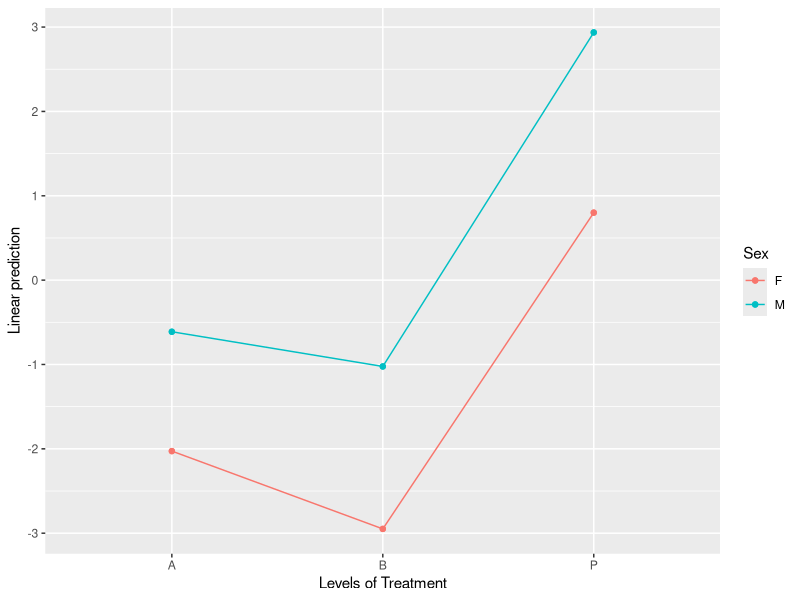
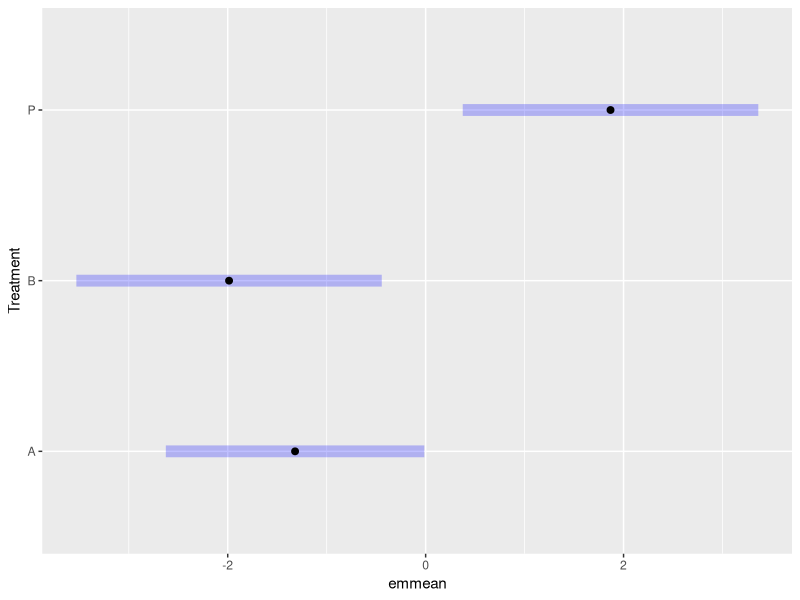
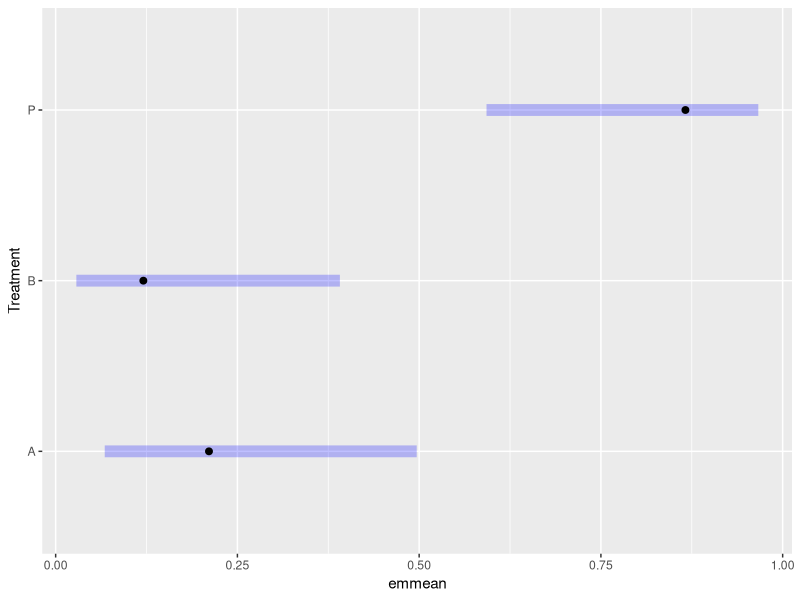
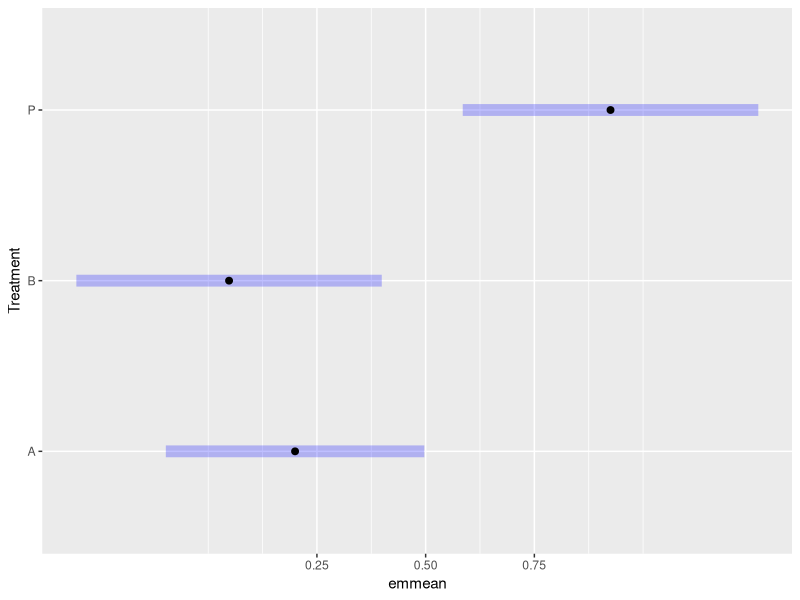
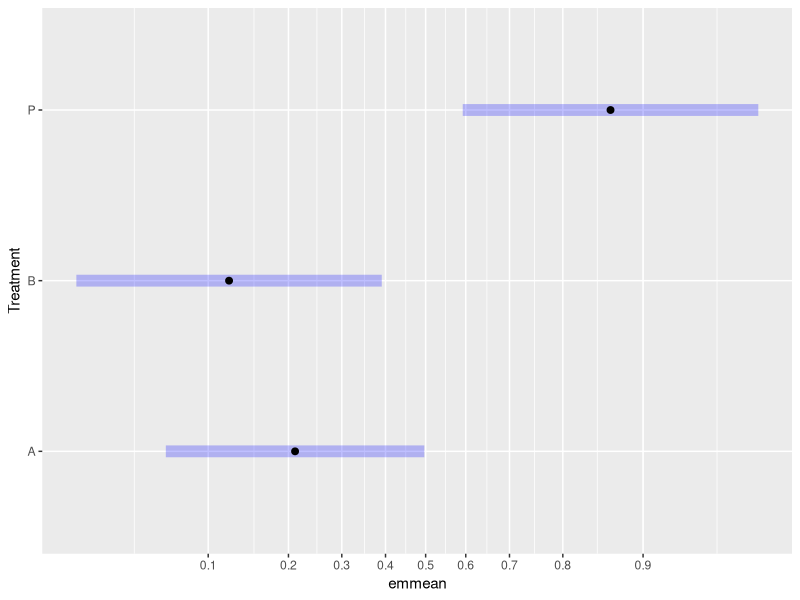
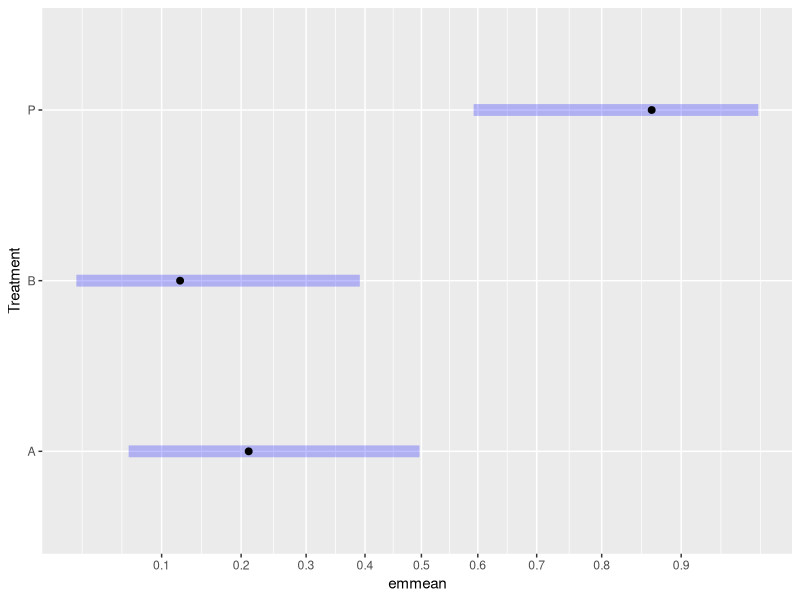

Here is the R script that generated these plots, in order:
## ---- chunk 1
require("emmeans")
knitr::opts_chunk$set(fig.width = 4.5, class.output = "ro")
## ---- chunk 2
pigs.lm <- lm(log(conc) ~ source + factor(percent), data = pigs)
## ---- chunk 3
emm.src <- emmeans(pigs.lm, "source")
str(emm.src)
## ---- chunk 4
summary(emm.src, infer = TRUE, null = log(35))
## ---- chunk 5
summary(emm.src, infer = TRUE, null = log(35), type = "response")
## ---- chunk 6
str(regrid(emm.src))

summary(regrid(emm.src), infer = TRUE, null = 35)
## ---- chunk 7
pigs.rg <- ref_grid(pigs.lm)
remm.src <- emmeans(regrid(pigs.rg), "source")
summary(remm.src, infer = TRUE, null = 35)
## ---- chunk 8
neuralgia.glm <- glm(Pain ~ Treatment * Sex + Age, family = binomial(), data = neuralgia)
neuralgia.emm <- emmeans(neuralgia.glm, "Treatment", type = "response")
neuralgia.emm
## ---- chunk 9
pairs(neuralgia.emm, reverse = TRUE)
## ---- chunk 10
emmip(neuralgia.glm, Sex ~ Treatment)
## ---- chunk 11
neur.Trt.emm <- suppressMessages(emmeans(neuralgia.glm, "Treatment"))
plot(neur.Trt.emm)   # Link scale by default
plot(neur.Trt.emm, type = "response")
## ---- chunk 12
plot(neur.Trt.emm, type = "scale")
## ---- chunk 13
plot(neur.Trt.emm, type = "scale", breaks = seq(0.10, 0.90, by = 0.10),
     minor_breaks = seq(0.05, 0.95, by = 0.05))
## ---- chunk 14
plot(neur.Trt.emm, type = "response") +
  ggplot2::scale_x_continuous(trans = scales::asn_trans(),
                              breaks = seq(0.10, 0.90, by = 0.10))
## ---- chunk 15
warp.glm <- glm(sqrt(breaks) ~ wool*tension, family = Gamma, data = warpbreaks)
ref_grid(warp.glm)
## ---- chunk 16
emmeans(warp.glm, ~ tension | wool, type = "response")
## ---- chunk 17
emmeans(warp.glm, ~ tension | wool, type = "unlink")
## ---- chunk 18
pigroot.lm <- lm(sqrt(conc) ~ source + factor(percent), data = pigs)
logemm.src <- regrid(emmeans(pigroot.lm, "source"), transform = "log")
confint(logemm.src, type = "response")
pairs(logemm.src, type = "response")
## ---- chunk 19
log.emm <- regrid(neuralgia.emm, "log")
## ---- chunk 20
pairs(log.emm, reverse = TRUE, type = "response")
## ---- chunk 21
neuralgia.prb <- glm(Pain ~ Treatment * Sex + Age, family = binomial(link = "probit"),
                     data = neuralgia)
prb.emm <- suppressMessages(emmeans(neuralgia.prb, "Treatment"))
pairs(regrid(prb.emm, "logit"), type = "response", reverse = TRUE)
## ---- chunk 22
pct.diff.tran <- list(
    linkfun = function(mu) log(mu/100 + 1),
    linkinv = function(eta) 100 * (exp(eta) - 1),
    mu.eta = function(eta) 100 * exp(eta),
    name = "log(pct.diff)"
)

update(pairs(logemm.src, type = "response"),
       tran = pct.diff.tran, inv.lbl = "pct.diff", adjust = "none",
       infer = c(TRUE, TRUE))
## ---- chunk 23
contrast(regrid(pairs(logemm.src)), "identity", scale = 100, offset = -100,
         infer = c(TRUE, TRUE))
## ---- chunk 24
fiber.lm <- lm(scale(strength) ~ machine * scale(diameter), data = fiber)
emmeans(fiber.lm, "machine")   # on the standardized scale
emmeans(fiber.lm, "machine", type = "response")   # strength scale
## ---- chunk 25
emtrends(fiber.lm, "machine", var = "diameter")
## ---- chunk 26
emtrends(fiber.lm, "machine", var = "diameter", regrid = "response")
## ---- chunk 27
with(fiber, c(mean = mean(diameter), sd = sd(diameter)))
emtrends(fiber.lm, "machine", var = "scale(diameter, 24.133, 4.324)")
## ---- chunk 28
coef(fiber.lm)[4:6]
## ---- chunk 29
fib.lm <- lm(strength ~ machine * diameter, data = fiber)

# On raw scale:
emmeans(fib.lm, "machine")

# On standardized scale:
tran <- make.tran("scale", y = fiber$strength)
emmeans(fib.lm, "machine", regrid = tran)
## ---- chunk 30
sigma(pigs.lm)
## ---- chunk 31
summary(emm.src, type = "response", bias.adj = TRUE)
## ---- chunk 32
ismod <- glm(count ~ spray, data = InsectSprays, family = poisson())
emmeans(ismod, "spray", type = "response")
## ---- chunk 33
with(InsectSprays, tapply(count, spray, mean))
## ---- chunk 34
require(lme4)
cbpp <- transform(cbpp, unit = 1:nrow(cbpp))
cbpp.glmer <- glmer(cbind(incidence, size - incidence) ~ period +
                          (1 | herd) +  (1 | unit),
                    family = binomial, data = cbpp)

emm <- emmeans(cbpp.glmer, "period")
summary(emm, type = "response")
## ---- chunk 35
lme4::VarCorr(cbpp.glmer)
## ---- chunk 36
total.SD = sqrt(0.89107^2 + 0.18396^2)
## ---- chunk 37
summary(emm, type = "response", bias.adjust = TRUE, sigma = total.SD)
## ---- chunk 38
cases <- with(cbpp, tapply(incidence, period, sum))
trials <- with(cbpp, tapply(size, period, sum))
cases / trials
